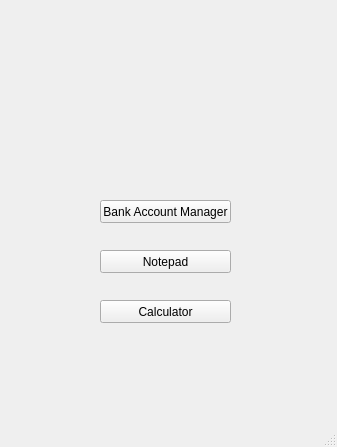
<?xml version="1.0" encoding="UTF-8"?>
<ui version="4.0">
 <class>Principal</class>
 <widget class="QMainWindow" name="Principal">
  <property name="geometry">
   <rect>
    <x>0</x>
    <y>0</y>
    <width>337</width>
    <height>447</height>
   </rect>
  </property>
  <property name="windowTitle">
   <string>MainWindow</string>
  </property>
  <widget class="QWidget" name="centralwidget">
   <widget class="QPushButton" name="pushButton">
    <property name="geometry">
     <rect>
      <x>100</x>
      <y>200</y>
      <width>131</width>
      <height>23</height>
     </rect>
    </property>
    <property name="text">
     <string>Bank Account Manager</string>
    </property>
   </widget>
   <widget class="QPushButton" name="pushButton_2">
    <property name="geometry">
     <rect>
      <x>100</x>
      <y>250</y>
      <width>131</width>
      <height>23</height>
     </rect>
    </property>
    <property name="text">
     <string>Notepad</string>
    </property>
   </widget>
   <widget class="QPushButton" name="pushButton_3">
    <property name="geometry">
     <rect>
      <x>100</x>
      <y>300</y>
      <width>131</width>
      <height>23</height>
     </rect>
    </property>
    <property name="text">
     <string>Calculator</string>
    </property>
   </widget>
   <widget class="QLabel" name="label">
    <property name="geometry">
     <rect>
      <x>60</x>
      <y>40</y>
      <width>211</width>
      <height>131</height>
     </rect>
    </property>
    <property name="text">
     <string/>
    </property>
    <property name="pixmap">
     <pixmap resource="resources.qrc">:/icons/logo.png</pixmap>
    </property>
   </widget>
  </widget>
  <widget class="QMenuBar" name="menubar">
   <property name="geometry">
    <rect>
     <x>0</x>
     <y>0</y>
     <width>337</width>
     <height>21</height>
    </rect>
   </property>
  </widget>
  <widget class="QStatusBar" name="statusbar"/>
 </widget>
 <resources>
  <include location="resources.qrc"/>
 </resources>
 <connections/>
</ui>
